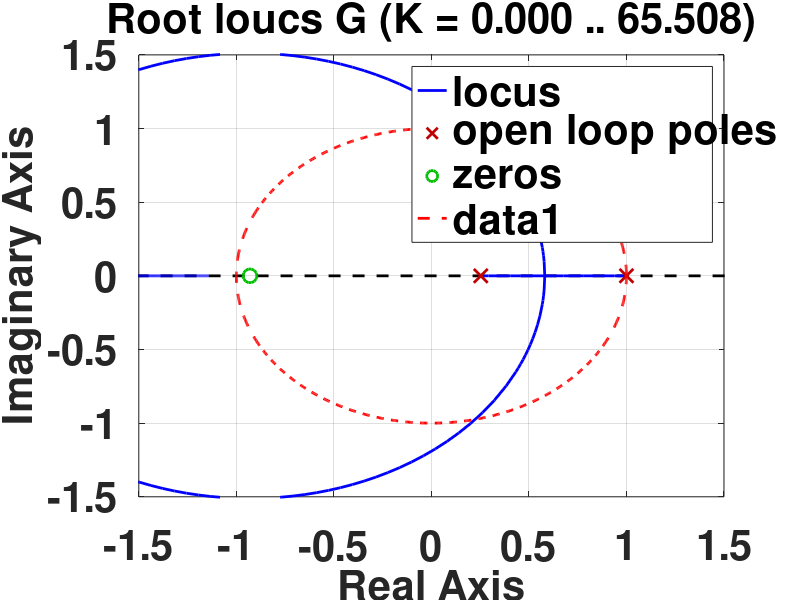

The MATLAB source for this figure:
clear all; close all;
%G=zpk([-0.9],[0.905 1],0.005);
%G=zpk([-0.9],[0.1644 1],0.26588);
G=zpk([-0.93],[0.253 1],0.215);
figure();
set(gcf, 'Position',  [0, 0, 1900, 1100])
rlocus(G)
n = 1000; 
theta = linspace(0, 2*pi, n);
x = cos(theta);
y = sin(theta);
hold on;
plot(x,y,'r--')
hold off;
axis([-1.5 1.5 -1.5 1.5]);
%xlabel('k');
%ylabel('c(k)');
set(findall(gcf,'Type','line'),'LineWidth',2);
set(gca,'FontSize',30,'fontWeight','bold');
set(findall(gcf,'type','text'),'FontSize',30,'fontWeight','bold');
